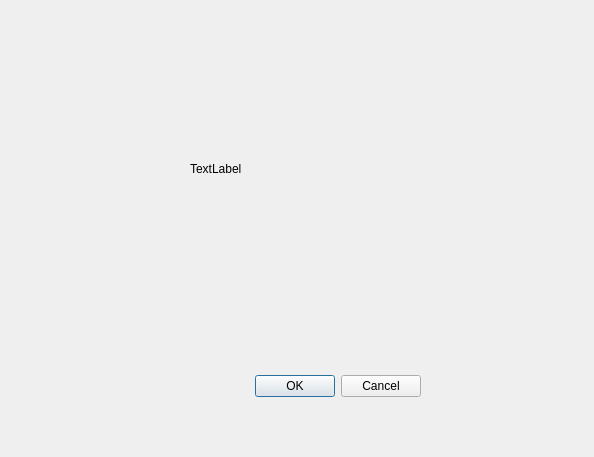
<?xml version="1.0" encoding="UTF-8"?>
<ui version="4.0">
 <class>labler</class>
 <widget class="QDialog" name="labler">
  <property name="geometry">
   <rect>
    <x>0</x>
    <y>0</y>
    <width>594</width>
    <height>457</height>
   </rect>
  </property>
  <property name="windowTitle">
   <string>labler</string>
  </property>
  <widget class="QDialogButtonBox" name="buttonBox">
   <property name="geometry">
    <rect>
     <x>80</x>
     <y>370</y>
     <width>341</width>
     <height>32</height>
    </rect>
   </property>
   <property name="orientation">
    <enum>Qt::Horizontal</enum>
   </property>
   <property name="standardButtons">
    <set>QDialogButtonBox::Cancel|QDialogButtonBox::Ok</set>
   </property>
  </widget>
  <widget class="QLabel" name="label">
   <property name="geometry">
    <rect>
     <x>190</x>
     <y>160</y>
     <width>67</width>
     <height>17</height>
    </rect>
   </property>
   <property name="text">
    <string>TextLabel</string>
   </property>
  </widget>
 </widget>
 <resources/>
 <connections>
  <connection>
   <sender>buttonBox</sender>
   <signal>rejected()</signal>
   <receiver>labler</receiver>
   <slot>reject()</slot>
   <hints>
    <hint type="sourcelabel">
     <x>316</x>
     <y>260</y>
    </hint>
    <hint type="destinationlabel">
     <x>286</x>
     <y>274</y>
    </hint>
   </hints>
  </connection>
 </connections>
</ui>
